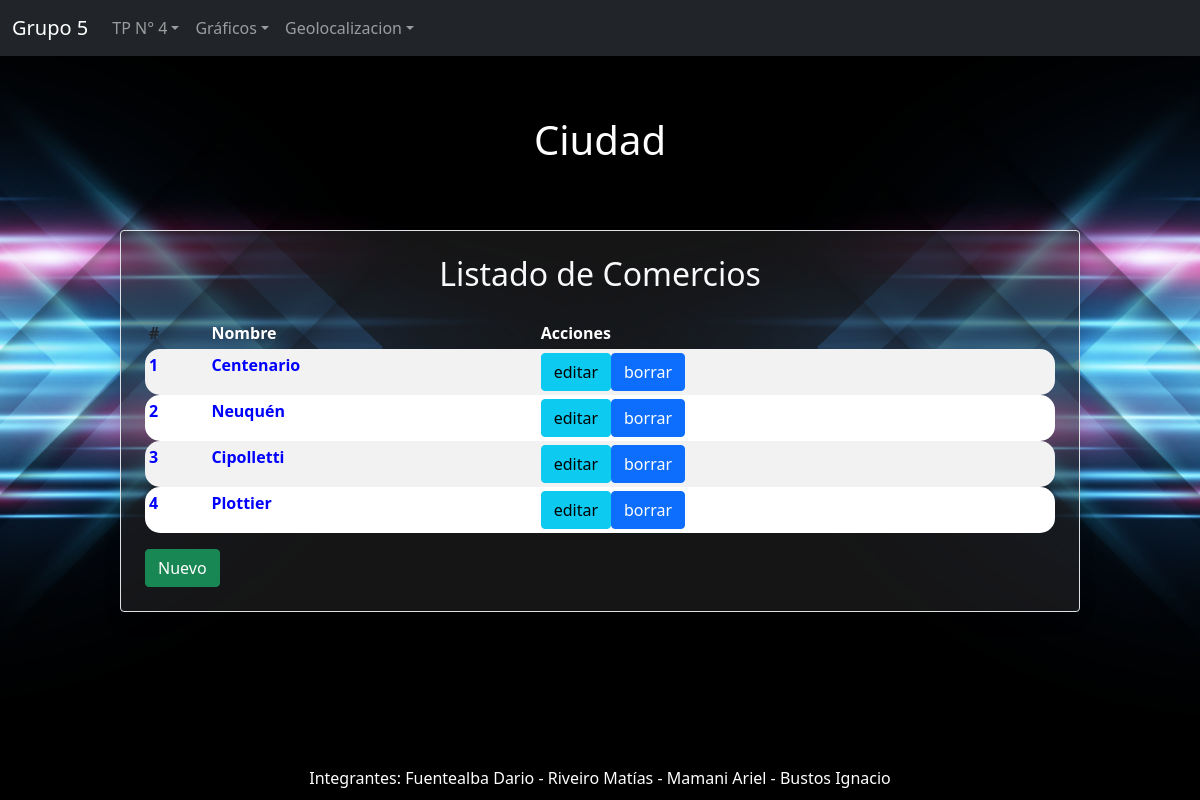
The page /Vista/ciudad/index.php on the database its author committed.
### tables this page shows
CREATE TABLE ciudad (
  ciu_id int(3) NOT NULL PRIMARY KEY,
  ciu_nombre varchar(30) NOT NULL
);

### Vista/ciudad/accion.php (called while the page is built, shortened)
<?php
$titulo = " Ciudad ";
include_once("../Estructura/header.php");
$objTrans = new AbmCiudad();
if (isset($datos['accion'])){
    if($datos['accion']=='listar'){
        $lista = convert_array($objTrans->buscar(null));
    }
    }
?>

### Util/funciones.php (called while the page is built, shortened)
<?php
spl_autoload_register(function ($class_name){
    $directorys = array(
        $GLOBALS['ROOT'].'Modelo/',
        $GLOBALS['ROOT'].'Modelo/Conector/',
        $GLOBALS['ROOT'].'Control/'
        );
});
function dismount($object) {
    $reflectionClass = new ReflectionClass(get_class($object));
    $array = array();
    foreach ($reflectionClass->getProperties() as $property) {
        $property->setAccessible(true);
        $array[$property->getName()] = $property->getValue($object);
    }
    return $array;
}
function convert_array($param) {
    $_AAux= array();
    if (!empty($param)) {
        if (count($param)){
            foreach($param as $obj) {
                array_push($_AAux,dismount($obj));
            }
        }
    }
    return $_AAux;
}
?>

### Modelo/Ciudad.php (called while the page is built, shortened)
<?php
class Ciudad {
    public static function listar($parametro=""){
        $arreglo = array();
        $base = new BaseDatos();
        $sql = "SELECT * FROM ciudad ";
        if ($parametro != "") {
            $sql .= " WHERE " .$parametro;
        }
        $res = $base->Ejecutar($sql);
        if($res > -1){
            if($res > 0){
                while ($row = $base->Registro()){
                    $obj = new Ciudad();
                    $obj->setear($row['ciu_id'], $row['ciu_nombre']);
                    array_push($arreglo, $obj);
                }
            }
        }else{
            self::setmensajeoperacion("Ciudad->listar: ".$base->getError());
        }
        return $arreglo;
    }
}
?>

### Modelo/Conector/BaseDatos.php (called while the page is built, shortened)
<?php
class BaseDatos extends PDO {
  	private $indice;
  	private $resultado;
    public function __construct(){
        $this->indice =0;
    }
    public function setSQL($e){
        return "\n".$this->sql = $e;
    }
    public function Ejecutar($sql){
        if ( stristr($sql,"select")){
            $resp =  $this->EjecutarSelect($sql);
        }
        return $resp;
   }
   private function EjecutarSelect($sql){
       $cant = -1;
       $resultado=parent::query($sql);
       if(!$resultado){
           $this->analizarDebug();
       }else {
          $arregloResult = $resultado->fetchAll();
          $cant = count($arregloResult);
       }
       return $cant;
   }
   public function Registro() {
       $filaActual = false;
       $indiceActual = $this->getIndice();
       if ($indiceActual>=0) {
           $filas = $this->getResultado();
           if($indiceActual<count($filas)){
               $filaActual =  $filas[$indiceActual];
           }else {
               $this->setIndice(-1);
           }
       }
       return $filaActual;
   }
   private function setIndice ($valor){
       $this->indice = $valor;
   }
   private function getIndice (){
       return $this->indice;
   }
   private function setResultado($valor){
       $this->resultado = $valor;
   }
   private function getResultado(){
      return $this->resultado;
   }
}

### Control/AbmCiudad.php (called while the page is built, shortened)
<?php
class AbmCiudad{
    public function buscar($param){
        $where = " true ";
        $arreglo = Ciudad::listar($where);
        return $arreglo;
    }
}
?>

### Vista/ciudad/index.php (the view, shortened to what this page needs)
<?php
include_once("../Estructura/header.php");
include_once("accion.php");
?>
<div class="divtitulo">
    <h1><?php echo $titulo;?></h1>
</div>
<div class="container_auto mt-3 mt-5 p-4 border rounded shadow text-light">
  <div class="text-center mb-4">
    <h2>Listado de Comercios</h2>
  </div>
    <div class="table-responsive">
        <table class="table table-striped table-sm">
            <thead>
            <tr>
                <th scope="col">#</th>
                <th class="text-white" scope="col">Nombre</th>
                <th class="text-white" scope="col">Acciones</th>
            </tr>
            </thead>
            <tbody>
    <?php
    if( count($lista)>0){
        foreach ($lista as $ciudad) {
            echo '<tr><td>'.$ciudad['ciu_id'].'</td>';
            echo '<td>'.$ciudad['ciu_nombre'].'</td>';
            echo '<td><a class="btn btn-info" role="button" href="editar.php?accion=editar&ciu_id='.$ciudad['ciu_id'].'">editar</a>';
            echo '<a class="btn btn-primary" role="button" href="editar.php?accion=borrar&ciu_id='.$ciudad['ciu_id'].'">borrar</a></td></tr>';
        }
    }
    ?>
            </tbody>
        </table>
    </div>
    <div class="row float-right">
        <div class="col-md-12 float-right">
            <a class="btn btn-success" role="button" href="editar.php?accion=nuevo&ciu_id=-1">Nuevo</a>
        </div>
    </div>
</div>
<?php
include_once("../Estructura/footer.php");
?>

### Vista/css/estilos.css (style rules this page uses)
body { padding-bottom: 100px; background-image: url(../../Archivos/flechas.jpg); background-size: cover; background-repeat: no-repeat; background-position: center; }
.container_auto, .container_persona { color: white; font-weight: bold; margin-top: 5px; width: 80%; margin-left: 10%; padding: 5px; text-align: justify; background-color: rgba(42, 42, 44, 0.5); border-radius: 15px; }
.table-striped tbody tr td:first-child { border-top-left-radius: 15px; border-bottom-left-radius: 15px; overflow: hidden; }
.table-striped tbody tr td:last-child { border-top-right-radius: 15px; border-bottom-right-radius: 15px; overflow: hidden; }
.table-striped { border-collapse: separate; border-spacing: 0; }
.table-striped td { border: none; }
.table-striped th { border: none; }
.table-striped tbody tr { color: blue; }
.table-striped tbody tr:nth-of-type(odd) { background-color: white; color: blue; }
.table-striped tbody tr:nth-of-type(even) { background-color: white; color: blue; }
.divtitulo { background-color: transparent; color: white; font-weight: bold; width: 100%; margin: 0; padding: 10px; padding-top: 5%; text-align: center; box-sizing: border-box; }

### rows shown on the page
ciudad: ciu_id "1", ciu_nombre "Centenario"
ciudad: ciu_id "2", ciu_nombre "Neuquén"
ciudad: ciu_id "3", ciu_nombre "Cipolletti"
ciudad: ciu_id "4", ciu_nombre "Plottier"

### other values the page prints
$titulo "Ciudad"
